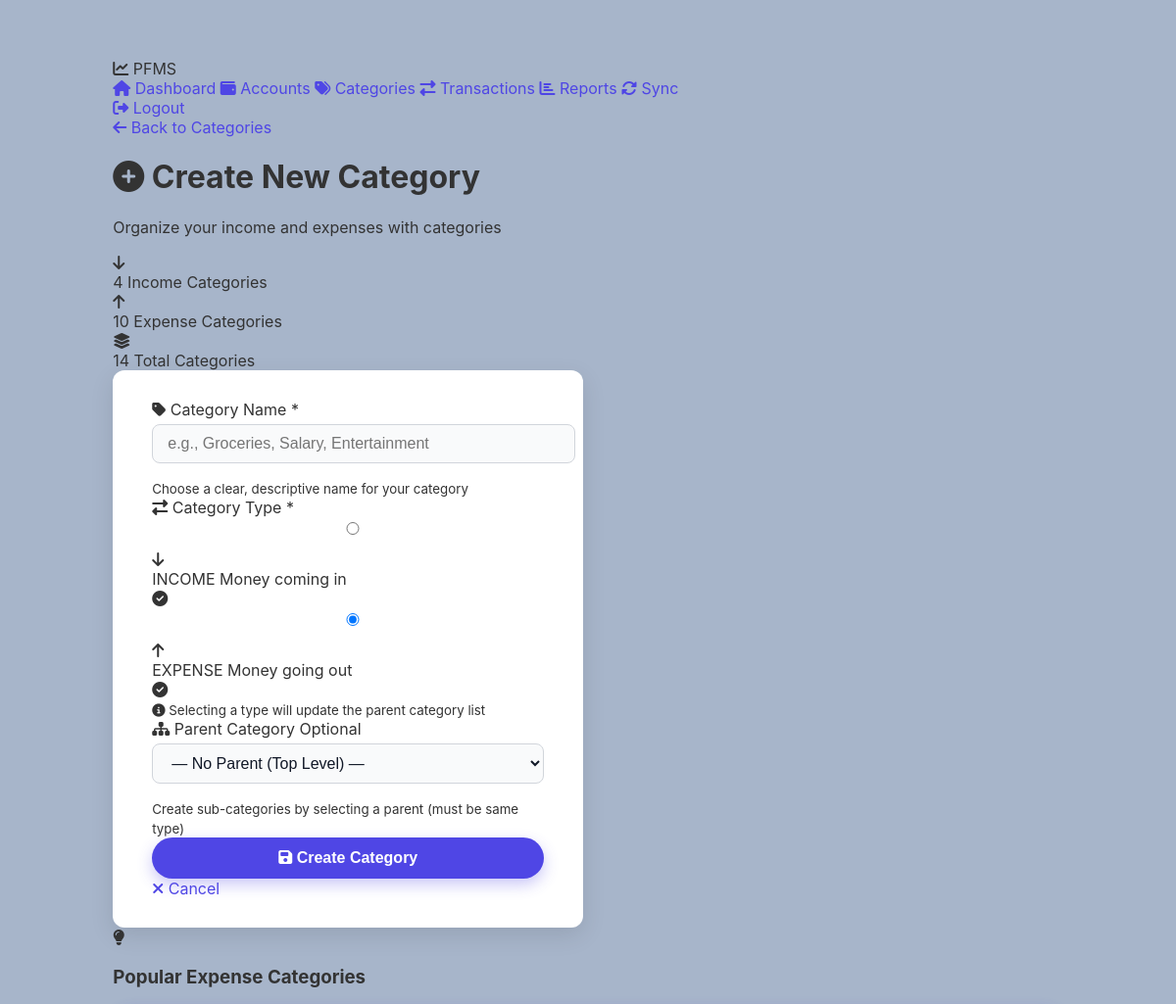
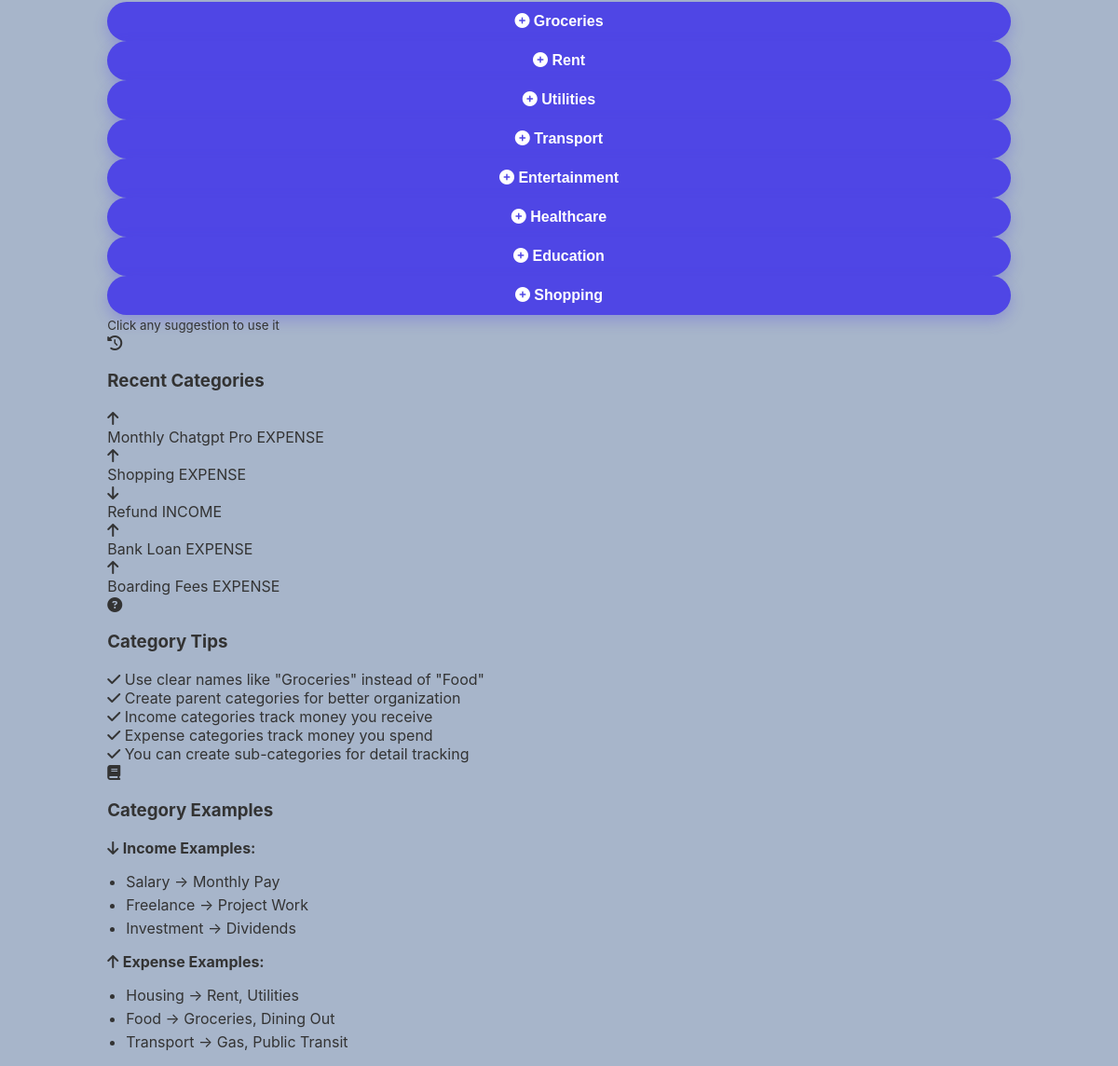
/app/categories/create.php (signed in), run on an earlier commit of the app's database (2 pictures, top to bottom).
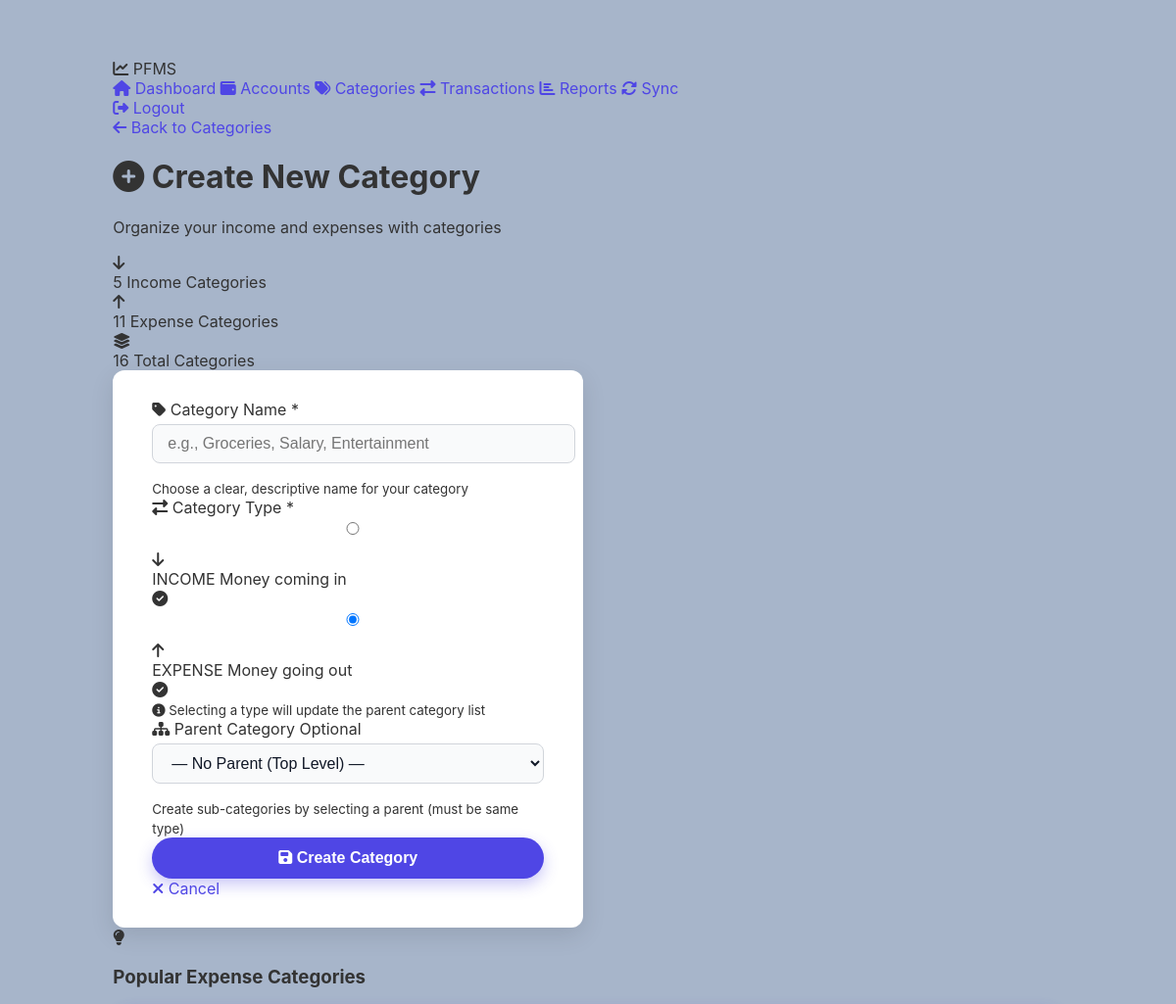
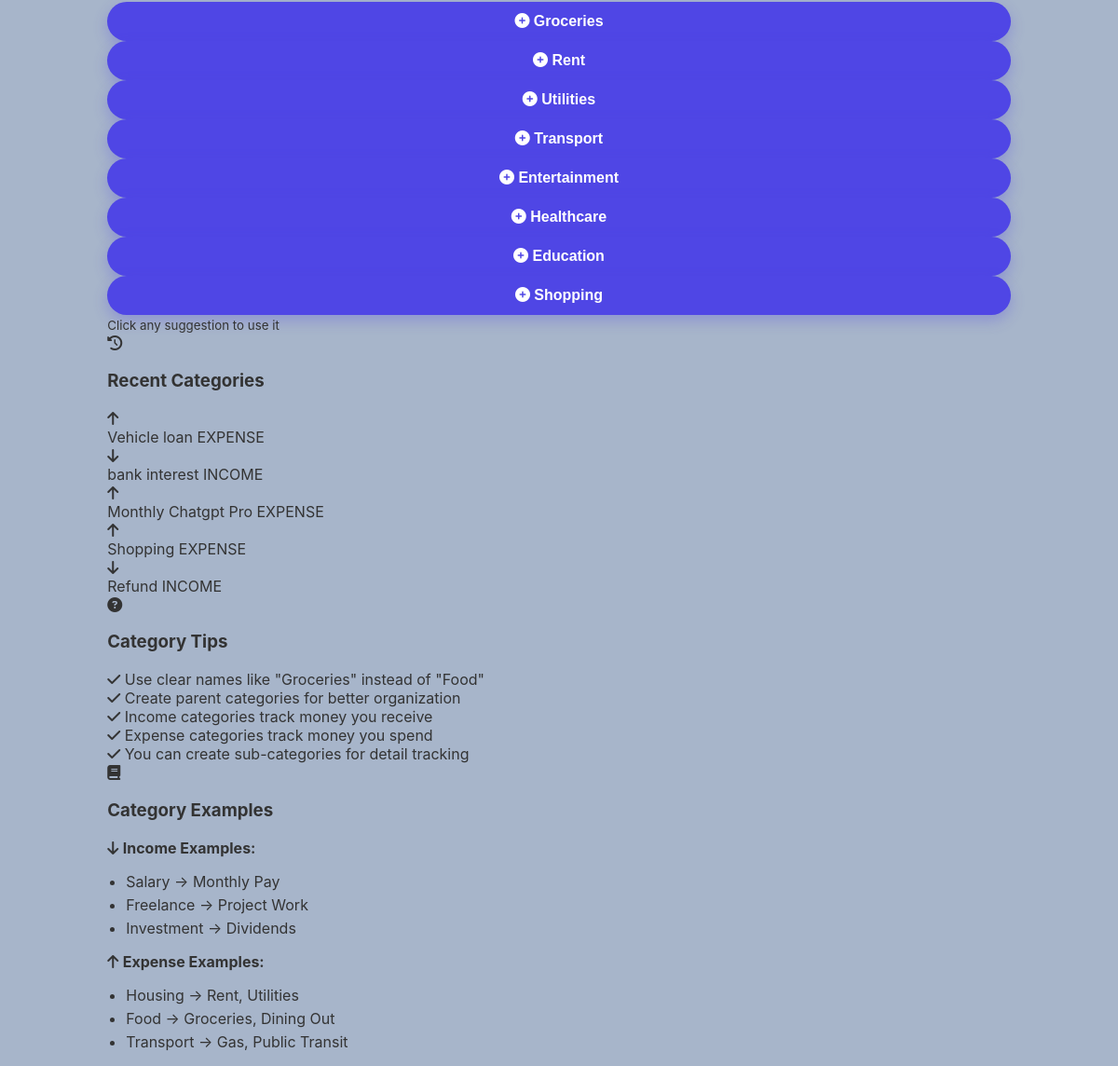
And on a later commit of the database (2 pictures, top to bottom).
### tables this page shows
CREATE TABLE CATEGORIES_LOCAL (
  local_category_id  INTEGER PRIMARY KEY AUTOINCREMENT,
  user_local_id      INTEGER NOT NULL,
  server_category_id INTEGER,
  parent_local_id    INTEGER,
  category_name      TEXT NOT NULL,
  category_type      TEXT NOT NULL CHECK(category_type IN ('INCOME','EXPENSE')),
  created_at         TEXT NOT NULL,
  updated_at         TEXT NOT NULL,
  FOREIGN KEY(user_local_id)   REFERENCES USERS_LOCAL(local_user_id),
  FOREIGN KEY(parent_local_id) REFERENCES CATEGORIES_LOCAL(local_category_id)
);

### app/categories/create.php (the view, shortened to what the changed rows need)
<?php
if (!function_exists('h')) {
    function h($v) { return htmlspecialchars((string)$v, ENT_QUOTES, 'UTF-8'); }
}
$pdo = sqlite();
$uid = (int)($_SESSION['uid'] ?? 0);
$selectedType = $_POST['category_type'] ?? 'EXPENSE';
$existing = $pdo->prepare("SELECT category_name, category_type FROM CATEGORIES_LOCAL WHERE user_local_id=? ORDER BY created_at DESC LIMIT 5");
$existing->execute([$uid]);
$recent_categories = $existing->fetchAll(PDO::FETCH_ASSOC);
$counts = $pdo->prepare("SELECT category_type, COUNT(*) as cnt FROM CATEGORIES_LOCAL WHERE user_local_id=? GROUP BY category_type");
$counts->execute([$uid]);
$type_counts = ['INCOME' => 0, 'EXPENSE' => 0];
foreach($counts->fetchAll(PDO::FETCH_ASSOC) as $row) {
    $type_counts[$row['category_type']] = (int)$row['cnt'];
}
$suggestions = [
    'INCOME' => ['Salary', 'Freelance', 'Investment', 'Bonus', 'Gift', 'Refund', 'Rental Income'],
    'EXPENSE' => ['Groceries', 'Rent', 'Utilities', 'Transport', 'Entertainment', 'Healthcare', 'Education', 'Shopping']
];
?>
<!doctype html>
<html lang="en">
<head>
  <link rel="stylesheet" href="https://cdnjs.cloudflare.com/ajax/libs/font-awesome/6.4.0/css/all.min.css">
  <link rel="stylesheet" href="create.css">
</head>
<body>
<div class="app-container">
  <main class="main-content">
    <div class="page-header">
      <div class="header-left">
        <div class="header-title">
          <h1><i class="fas fa-plus-circle"></i> Create New Category</h1>
        </div>
      </div>
    </div>
    <div class="quick-stats">
      <div class="stat-mini">
        <div class="stat-mini-content">
          <span class="stat-mini-value"><?= $type_counts['INCOME'] ?></span>
          <span class="stat-mini-label">Income Categories</span>
        </div>
      </div>
      <div class="stat-mini">
        <div class="stat-mini-content">
          <span class="stat-mini-value"><?= $type_counts['EXPENSE'] ?></span>
          <span class="stat-mini-label">Expense Categories</span>
        </div>
      </div>
      <div class="stat-mini">
        <div class="stat-mini-content">
          <span class="stat-mini-value"><?= $type_counts['INCOME'] + $type_counts['EXPENSE'] ?></span>
          <span class="stat-mini-label">Total Categories</span>
        </div>
      </div>
    </div>
    <div class="content-grid">
      <div class="info-section">
        <div class="info-card suggestions-card">
          <div class="info-content">
            <div class="suggestions-grid">
              <?php foreach($suggestions[$selectedType] as $suggestion): ?>
              <button type="button" class="suggestion-btn" onclick="document.getElementById('category_name').value = '<?= $suggestion ?>'; document.getElementById('category_name').focus();">
                <i class="fas fa-plus-circle"></i>
                <span><?= $suggestion ?></span>
              </button>
              <?php endforeach; ?>
            </div>
          </div>
        </div>
        <?php if (!empty($recent_categories)): ?>
        <div class="info-card recent-card">
          <div class="info-content">
            <?php foreach($recent_categories as $cat): ?>
            <div class="recent-category-item">
              <div class="recent-cat-icon <?= strtolower($cat['category_type']) ?>">
                <i class="fas fa-<?= $cat['category_type'] === 'INCOME' ? 'arrow-down' : 'arrow-up' ?>"></i>
              </div>
              <div class="recent-cat-info">
                <span class="recent-cat-name"><?= h($cat['category_name']) ?></span>
                <span class="recent-cat-type"><?= $cat['category_type'] ?></span>
              </div>
            </div>
            <?php endforeach; ?>
          </div>
        </div>
        <?php endif; ?>
      </div>
    </div>
  </main>
</div>
</body>
</html>

What changed in the data, as far as the page shows it:
no longer on this page (row unchanged): categories_local: category_name "Bank Loan", category_type "EXPENSE"
no longer on this page (row edited): categories_local: category_name "Boarding Fees", category_type "EXPENSE"
added categories_local: category_name "Vehicle loan", category_type "EXPENSE"
added categories_local: category_name "bank interest", category_type "INCOME"
Also different on the page:
$type_counts['INCOME']: "4" → "5"
$type_counts['EXPENSE']: "10" → "11"
$type_counts['INCOME'] + $type_counts['EXPENSE']: "14" → "16"
